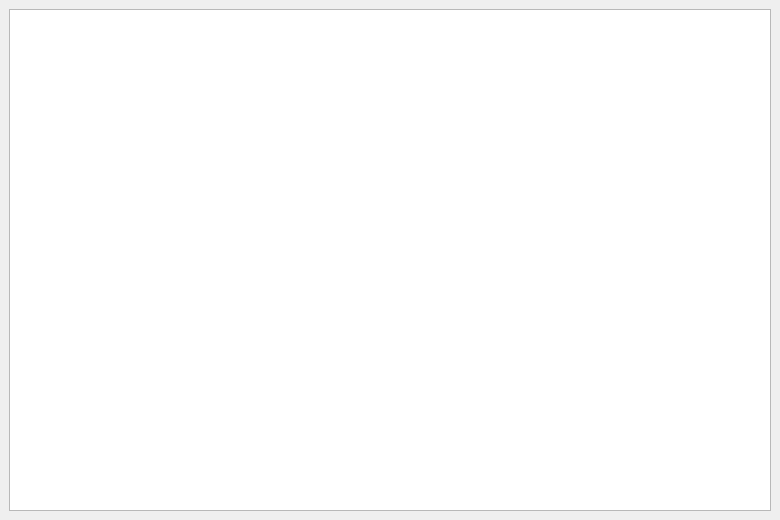
<?xml version="1.0" encoding="UTF-8"?>
<ui version="4.0">
 <class>SettingsDebugTable</class>
 <widget class="QMainWindow" name="SettingsDebugTable">
  <property name="geometry">
   <rect>
    <x>0</x>
    <y>0</y>
    <width>780</width>
    <height>520</height>
   </rect>
  </property>
  <property name="windowTitle">
   <string>MainWindow</string>
  </property>
  <widget class="QWidget" name="settingsDebugTableMain">
   <layout class="QVBoxLayout" name="vLayout_table">
    <item>
     <widget class="QTableWidget" name="settingsTable">
      <property name="alternatingRowColors">
       <bool>true</bool>
      </property>
      <property name="sortingEnabled">
       <bool>true</bool>
      </property>
      <property name="wordWrap">
       <bool>false</bool>
      </property>
     </widget>
    </item>
   </layout>
  </widget>
 </widget>
 <resources/>
 <connections/>
</ui>
